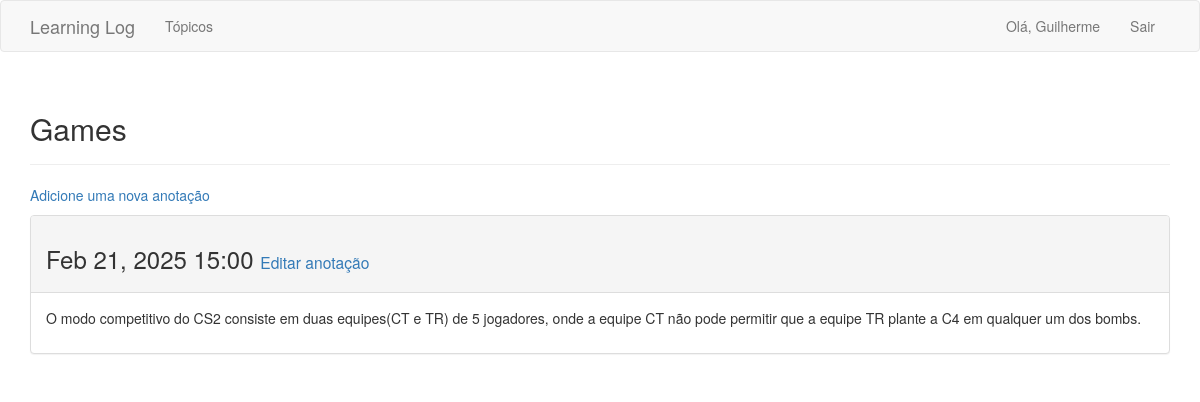
Page /topics/4/ (signed in) on the committed database.
### learning_logs/models.py (models this page shows, shortened)
class Topic(models.Model):
    text = models.CharField(max_length=200)
    date_added = models.DateTimeField(auto_now_add=True)
    owner = models.ForeignKey(User, on_delete=models.CASCADE)
    def __str__(self):
        return self.text

class Entry(models.Model):
    topic = models.ForeignKey(Topic, on_delete=models.CASCADE)
    text = models.TextField()
    date_added = models.DateTimeField(auto_now_add=True)
    class Meta:
        verbose_name_plural = 'entries'

### learning_logs/views.py (the view)
# urls.py: path('topics/<topic_id>/', views.topic, name= 'topic'),
@login_required
def topic(request, topic_id):
    topic = Topic.objects.get(id = topic_id)
    if topic.owner != request.user:
        raise Http404
    entries = topic.entry_set.order_by('-date_added')
    context = {'topic': topic, 'entries': entries}
    return render(request, 'learning_logs/topic.html', context)

### learning_logs/templates/learning_logs/topic.html
{% extends "learning_logs/base.html" %}
{% block header %}
    <h2>{{ topic }}</h2>
{% endblock header %}
{% block content %}
    <p>
        <a href="{% url 'new_entry' topic.id%}">Adicione uma nova anotação</a>
    </p>
        {% for entry in entries %}
            <div class="panel panel-default">
                <div class="panel-heading">
                    <h3>
                        {{ entry.date_added | date:'M d, Y H:i'}}
                        <small>
                            <a href="{% url 'edit_entry' entry.id %}">Editar anotação</a>
                        </small>
                    </h3>
                </div>
                <div class="panel-body">
                    {{ entry.text | linebreaks }}
                </div>
            </div>
        {% empty %}
            Não há registro.
        {% endfor %}
{% endblock content %}

### learning_logs/templates/learning_logs/base.html (shortened to what this page needs)
{% load bootstrap3 %}
<!DOCTYPE html>
<html lang="pt-BR">
    <head>
        {% bootstrap_css %}
    </head>
    <body>
        <nav class="navbar navbar-default navbar-static_top">
            <div class="container">
                <div class="navbar-header">
                    <a class="navbar-brand" href="{% url 'index' %}">Learning Log</a>
                </div>
                <div id="navbar" class="collapse navbar-collapse">
                    <ul class="nav navbar-nav">
                        <li><a href="{% url 'topics' %}">Tópicos</a></li>
                    </ul>
                    <ul class="nav navbar-nav navbar-right" >
                        {% if user.is_authenticated %}
                            <li><a>Olá, {{ user.username }}</a></li>
                            <li><a href="{% url 'logout' %}">Sair</a></li>
                        {% else %}
                            <li><a href="{% url 'register' %}">Registrar</a></li>
                            <li><a href="{% url 'login' %}">Entrar</a></li>
                        {% endif %}
                    </ul>
                </div>
            </div>
        </nav>
        <div class="container">
            <div class="page-header">
                {% block header %}{% endblock header %}
            </div>
            <div>
                {% block content %}{% endblock content %}
            </div>
        </div>
    </body>
</html>

### rows in the picture
Topic: text "Games"
Entry: date_added "Feb 21, 2025 15:00", text "O modo competitivo do CS2 consiste em duas equipes(CT e TR) de 5 jogadores, onde a equipe CT não pode permitir que a equipe TR plante a C4 em qualquer um dos bombs."

### other values in the picture
{{ user.username }} "Guilherme"
